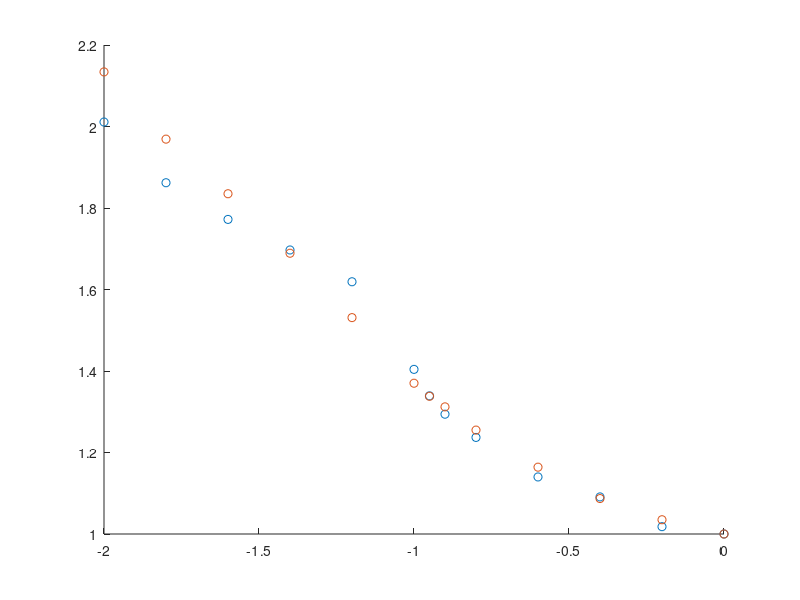

The MATLAB script that drew this image: (Note: this script raises an error after producing the figure.)
%% combined data
Vz_Vh = [0, -0.2, -0.4, -0.6, -0.8, -0.9, -0.95, -1, -1.2, -1.4, -1.6, -1.8, -2];
Ct_Ct0 = [1, 1.018, 1.091, 1.140, 1.237, 1.294, 1.339, 1.404, 1.619, 1.697, 1.772, 1.862, 2.011];
Ct_Ct0_1 = [1, 1.035, 1.087, 1.164, 1.255, 1.312, 1.338, 1.370, 1.531, 1.689, 1.835, 1.969, 2.134];
Ct_Ct0_2 = [1, 1.036, 1.085, 1.155, 1.244, 1.288, 1.308, 1.335, 1.484, 1.651, 1.802, 1.917, 2.033];


%% fit
p = polyfit(Vz_Vh, Ct_Ct0, 4);
Vz_Vh_range = linspace(-2.5, 0, 100);
fitted_curve = polyval(p, Vz_Vh_range);

%% plot
figure;
hold on;
scatter(Vz_Vh, Ct_Ct0, 'blue', 'DisplayName', '2000 RPM');
scatter(Vz_Vh, Ct_Ct0_1, 'cyan','DisplayName', '6000 RPM');
scatter(Vz_Vh, Ct_Ct0_2, 'MarkerEdgeColor', "[0 0.4470 0.7410]", 'DisplayName', '10000 RPM');

plot(Vz_Vh_range, fitted_curve, 'r', 'DisplayName', 'Fitted curve');
xlabel('Vz/Vi_0');
ylabel('Ct/Ct_0');
legend('show');
title('45° Tilt Ct/Ct_0 vs Vz/Vi_0 with Quartic Polynomial Fit');
grid on;
hold off;

f = gcf;
exportgraphics(f, 'VzVh Tilted.pdf', 'ContentType', 'vector');


%% disp
disp('Fitted parameters 1 (quartic polynomial):');
disp(p);
